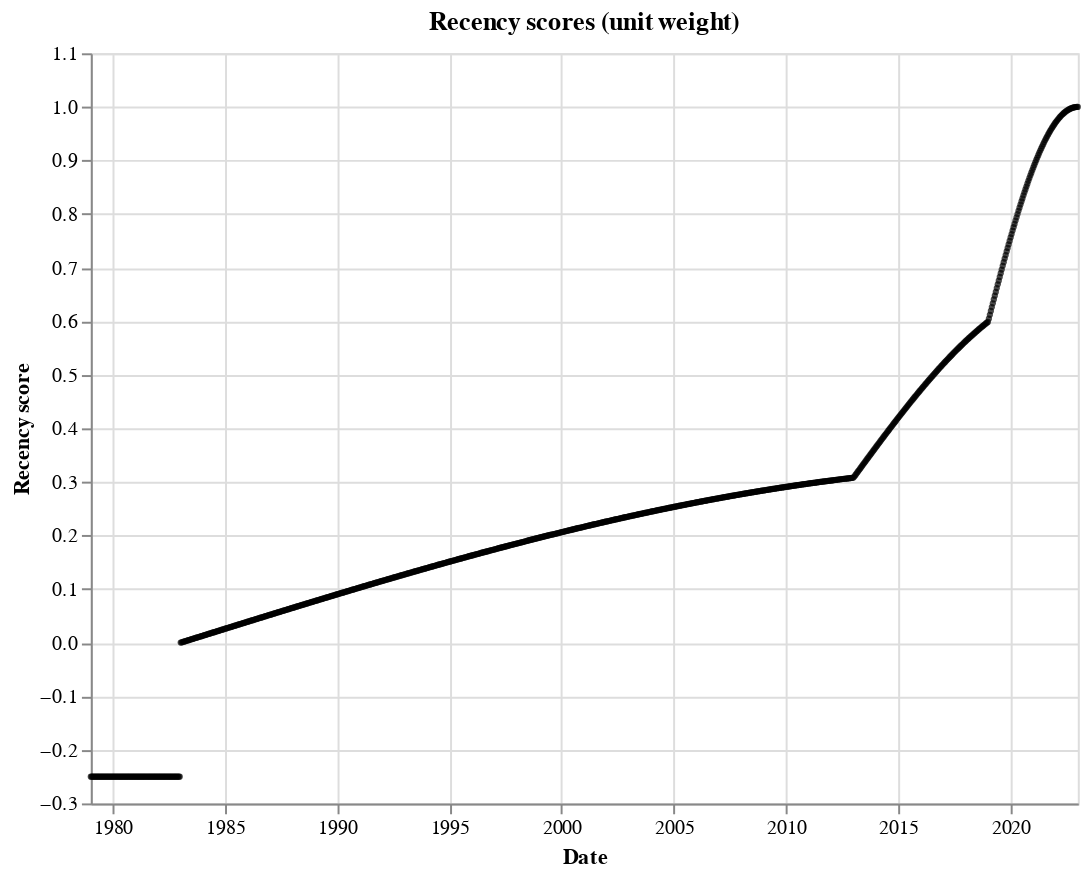

This figure's notebook cell:
### Markdown cell above
Recency can seem quite complex at first, let's see how the score looks like for the relevant time periods

### Code cell
recency_plotter = sl.RecencyPlotter(recency_space, context_data=EXECUTOR_DATA)
chart = recency_plotter.plot_recency_curve()
chart

### Figure 1 — Vega-Lite specification as saved in the notebook (floating-point values rounded to 4 significant figures; data arrays with more than 128 entries replaced by an {"elided": "..."} marker saying what was removed)
{"$schema": "https://vega.github.io/schema/vega-lite/v5.16.3.json", "config": {"view": {"continuousHeight": 300, "continuousWidth": 300}}, "data": {"name": "data-154089f72febe79b8e5c0274b9acedb0"}, "datasets": {"data-154089f72febe79b8e5c0274b9acedb0": {"elided": "1000 records"}}, "encoding": {"tooltip": [{"field": "date", "type": "temporal"}], "x": {"field": "date", "title": "Date", "type": "temporal"}, "y": {"field": "score", "title": "Recency score", "type": "quantitative"}}, "height": 380, "mark": {"color": "black", "filled": true, "size": 10, "type": "point"}, "title": "Recency scores (unit weight)", "width": 500}
